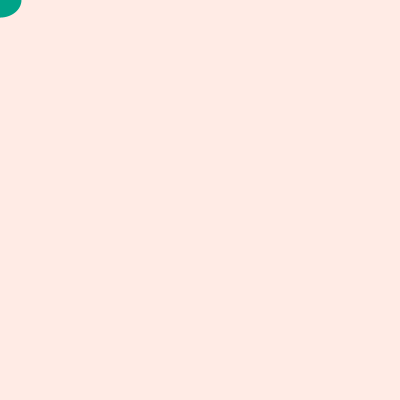
Frame 1 (no input)
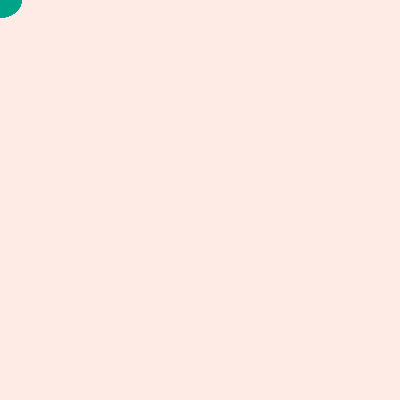
Frame 60 (the mouse pressed at the canvas centre just before this capture)
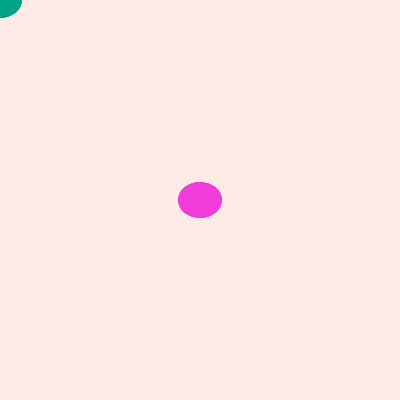
Frame 120 (the mouse held since frame 60 and released just before this capture)

The Processing sketch that drew these frames (run headless with seeded random() and noise(); from frame 60 on, the mouse is pressed at the canvas centre):

// Processing sketch: processing_130482
// ── processing_130482.pde

//HW4 Stephanie Jeong yujeongj copyright 2014
//by having the keyboard input, now the code has the function to change the background color.
//By having the mouse button input, the color of the circle can change.


float x,y;
float wd,ht;
float xDist, yDist;
 
void setup()
{
    size(400,400);
    background(255,235,229);
    fill(0,163,136);
    noStroke();
    
    smooth();
    wd=random(30,50);
    ht=random(30,50);
}
 
void draw()
{
    ellipse(mouseX, mouseY, wd,ht);
}

void keyPressed()
{
  background(255,151,134);
  wd=random(40,80);
  ht=random(40,80);
  x=0;
}

void mousePressed()
{
   fill(random(255),random(255),random(255));

}
